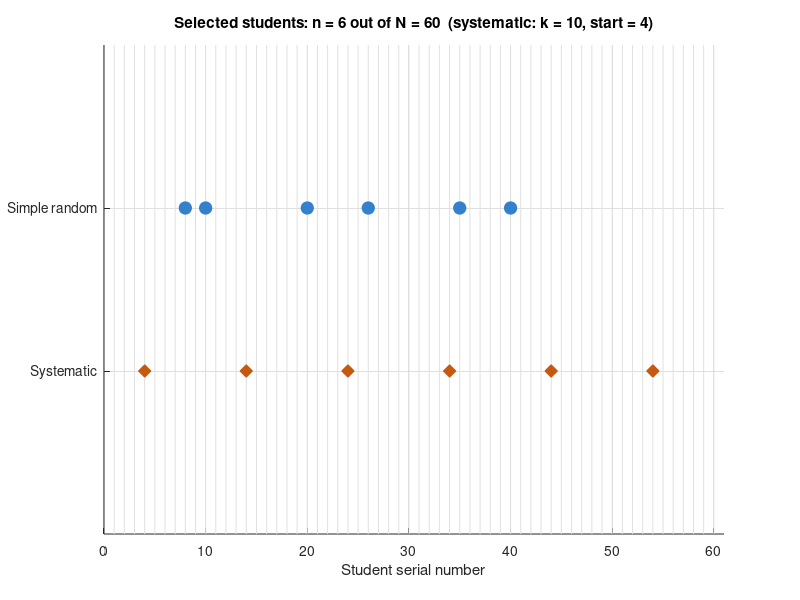

Source code (MATLAB):
%% Question 2 (Lecture 2): Data Collection and Sampling
clc; clear; close all;
try, rng(7); catch, rand('twister', 7); end   % fix the seed (repeatable result)

N = 60; n = 6;

%% (a) Simple random sampling
srs = sort(randperm(N, n));
disp('Simple random sample (student numbers):'); disp(srs);

%% (b) Systematic sampling:  k = N/n, random start = 4
k = N/n;  start = 4;
sys_idx = start:k:N;
fprintf('k = %d, start = %d\n', k, start);
disp('Systematic sample:'); disp(sys_idx);          % 4 14 24 34 44 54

%% Graph: where the selected students fall in the list 1..N
figure('Position', [100 100 1000 380]); hold on;
for s = 1:N, plot([s s], [0 3], 'Color', [0.88 0.88 0.88]); end
plot(srs,     2*ones(size(srs)),     'o', 'MarkerSize', 9, 'MarkerFaceColor', [0.2 0.5 0.8], 'MarkerEdgeColor', [0.2 0.5 0.8]);
plot(sys_idx, 1*ones(size(sys_idx)), 'd', 'MarkerSize', 9, 'MarkerFaceColor', [0.77 0.35 0.07], 'MarkerEdgeColor', [0.77 0.35 0.07]);
set(gca, 'YTick', [1 2], 'YTickLabel', {'Systematic', 'Simple random'});
ylim([0 3]); xlim([0 N+1]); grid on;
xlabel('Student serial number');
title(sprintf('Selected students: n = %d out of N = %d  (systematic: k = %d, start = %d)', n, N, k, start));
print('-dpng', '-r130', 'images/Q2_sampling.png');
